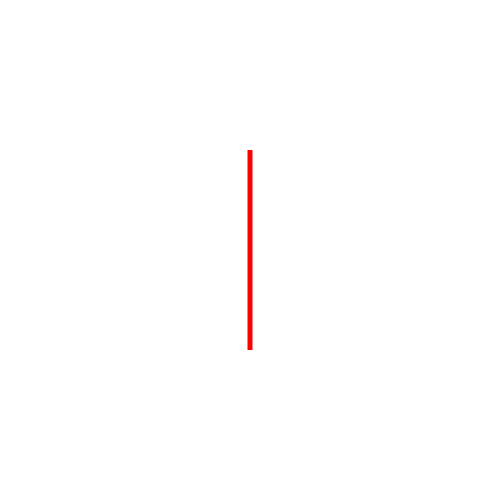
Frame 1 (no input)
Frame 60 (the mouse pressed at the canvas centre just before this capture): identical to frame 1, image omitted
Frame 120 (the mouse held since frame 60 and released just before this capture): identical to frame 1, image omitted

The Processing sketch that drew this single still picture (run headless with seeded random() and noise(); from frame 60 on, the mouse is pressed at the canvas centre):

// Processing sketch: leerling
// ── leerling.pde
float x = 5;

void setup(){
  size(500,500);
  fill(255,0,0);
  noStroke();
}

void draw(){
  background(255);
  rect(width/2-x/2,height/2-100,x,200);
}

void keyPressed(){
  if(key == CODED){
    if(keyCode == LEFT){
      x = x-5;
    }
    else if(keyCode == RIGHT){
      x = x+5;
    }
  }
}
